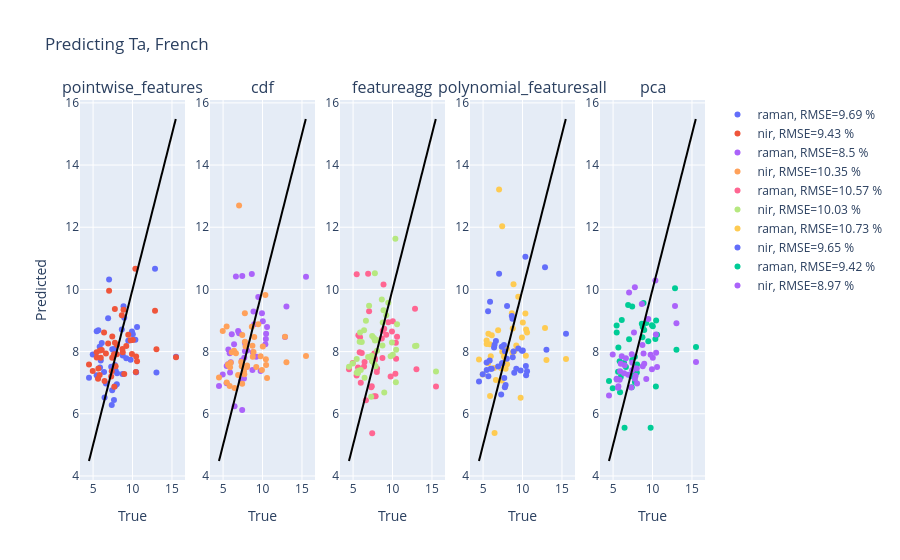

The code cell stored with this chart in its notebook:
### Code cell
to_plot = ['pointwise_features', 'cdf', 'featureagg', 'polynomial_featuresall', 'pca']
fig = make_subplots(1,5, subplot_titles=to_plot)

ytrue = ss_f.ph_test
for i,feat in enumerate(to_plot):
    model = getattr(ss_f, f'rm_{feat}_ph_RandomForestRegressor')
    ypred = model['ypred']
    score = 100 * model['score'] / ss_f.ph.max()
    fig.add_trace(go.Scatter(x=ytrue, y=ypred, mode='markers', name=f'raman, RMSE={round(score,2)} %'), row=1, col=i+1)
    
    model = getattr(ss_f, f'nir_{feat}_ph_RandomForestRegressor')
    ypred = model['ypred']
    score = 100 * model['score'] / ss_f.ph.max()
    fig.add_trace(go.Scatter(x=ytrue, y=ypred, mode='markers', name=f'nir, RMSE={round(score,2)} %'), row=1, col=i+1)
    
    fig.add_trace(go.Scatter(x=np.arange(ytrue.min(), ytrue.max(), 0.1), y=np.arange(ytrue.min(), ytrue.max(), 0.1), mode='lines', marker=dict(color='black'), showlegend=False), row=1, col=i+1)
    fig.update_xaxes(title_text='True', row=1, col=i+1)
    fig.update_yaxes(title_text='Predicted', row=1, col=1)
fig.update_layout(title_text='Predicting Ta, French')
